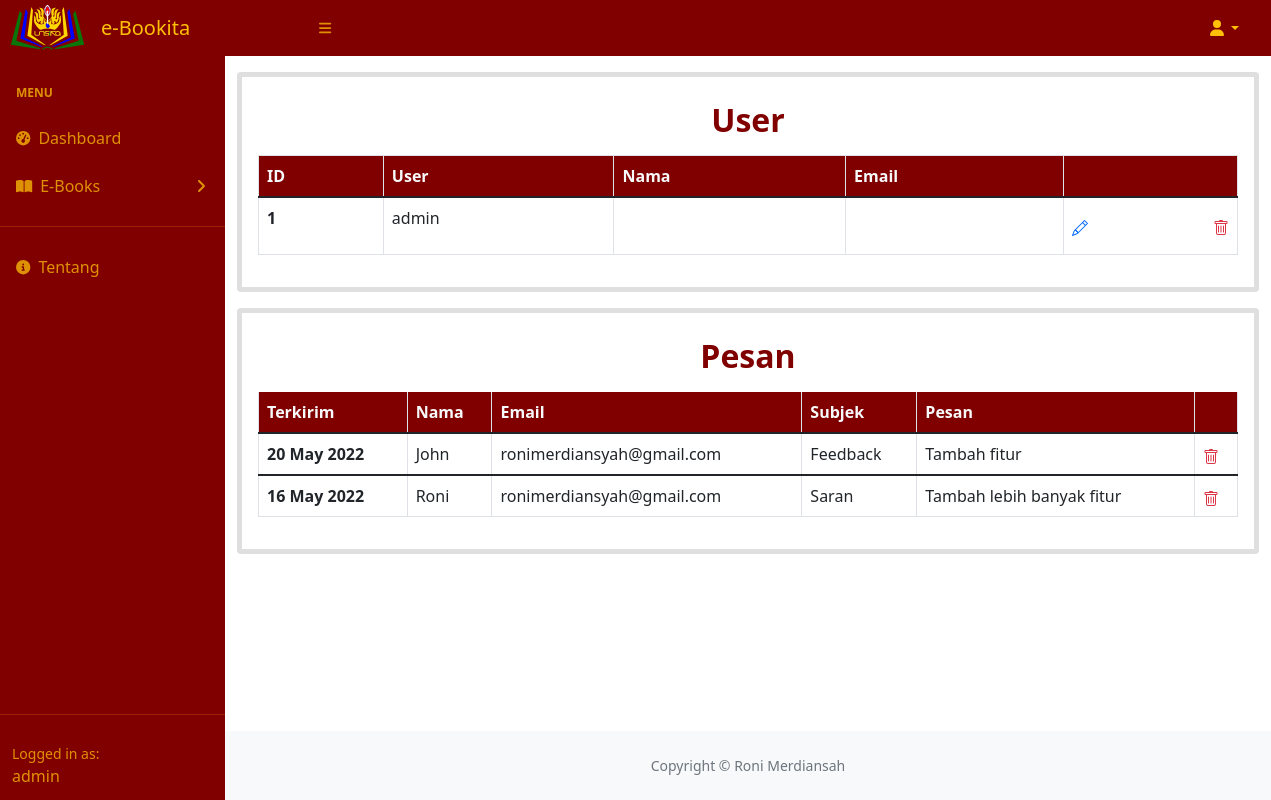
Screenshot of /manage.php (signed in) with the database file from the repository.
### tables this page shows
CREATE TABLE `user` (
  `id` int(11) NOT NULL,
  `username` varchar(20) NOT NULL,
  `password` varchar(50) NOT NULL,
  `nama` varchar(200) NOT NULL,
  `email` varchar(255) NOT NULL
);

CREATE TABLE `pesan` (
  `kd` int(11) NOT NULL,
  `waktu` varchar(255) NOT NULL,
  `nama` varchar(255) NOT NULL,
  `email` varchar(255) NOT NULL,
  `subjek` varchar(255) NOT NULL,
  `pesan` varchar(255) NOT NULL
);

### manage.php (the view, shortened to what this page needs)
<?php
include 'koneksi.php';
?>
<!DOCTYPE html>
<html lang="en">
<head>
    <link href="https://cdn.jsdelivr.net/npm/simple-datatables@latest/dist/style.css" rel="stylesheet" />
    <link rel="stylesheet" href="sidebar.css">
    <link href="https://unpkg.com/aos@2.3.1/dist/aos.css" rel="stylesheet">
    <link href="https://cdn.jsdelivr.net/npm/bootstrap@5.1.0/dist/css/bootstrap.min.css" rel="stylesheet"
>
    <link rel="stylesheet" href="css/styles.css">
</head>
<body class="sb-nav-fixed">
    <nav data-aos="fade-down" data-aos-duration="1000" class="sb-topnav navbar navbar-expand"
        style="background-color: #800000;">
        <a href="dashboard.php"><img style="margin-left: 10px;" href="dashboard.php" width="75" height="75"
                src="Logo.png" alt="Perpustakaan Online Unsika"></a>
        <a class="navbar-brand ps-3 text-warning" href="dashboard.php">e-Bookita</a>
        <button class="btn btn-link btn-sm order-1 order-lg-0 me-4 me-lg-0 text-warning text-opacity-75"
            id="sidebarToggle" href="#!"><i class="fas fa-bars shover"></i></button>
        <ul class="navbar-nav ms-auto ms-md-0 me-3 me-lg-4">
            <li class="nav-item dropdown">
                <a class="nav-link dropdown-toggle text-warning" id="navbarDropdown" href="#" role="button"
                    data-bs-toggle="dropdown" aria-expanded="false"><i class="fas fa-user fa-fw text-warning"></i></a>
            </li>
        </ul>
    </nav>
    <div id="layoutSidenav">
        <div id="layoutSidenav_nav">
            <nav data-aos="fade-right" data-aos-duration="1000"
                class="sb-sidenav accordion text-warning text-opacity-75" id="sidenavAccordion"
                style="background-color: #800000;">
                <div class="sb-sidenav-menu">
                    <div class="nav">
                        <div class="sb-sidenav-menu-heading">Menu</div>
                        <a class="nav-link text-warning text-opacity-75" href="dashboard.php">
                            <div class="sb-nav-link-icon"><i class="fas fa-tachometer-alt"></i></div>
                            <div class="shover">Dashboard</div>
                        </a>
                        <a class="nav-link collapsed text-warning text-opacity-75" href="ebook.php"
                            data-bs-toggle="collapse" data-bs-target="#collapseLayouts" aria-expanded="false"
                            aria-controls="collapseLayouts">
                            <div class="sb-nav-link-icon"><i class="fas fa-book-open"></i></div>
                            <div class="shover">E-Books</div>
                            <div class="sb-sidenav-collapse-arrow"><i class="fas fa-angle-down"></i></div>
                        </a>
                    </div>
                    <hr class="sidebar-divider">
                    <div class="nav">
                        <a class="nav-link text-warning text-opacity-75" href="tentang.php">
                            <div class="sb-nav-link-icon"><i class="fas fa-info-circle"></i></div>
                            <div class="shover">Tentang</div>
                        </a>
                    </div>
                </div>
                <hr class="sidebar-divider">
                <div class="sb-sidenav-footer">
                    <div class="small">Logged in as:</div>
                    <?php echo $_SESSION['username'] ?></td>
                </div>
            </nav>
        </div>
        <div id="layoutSidenav_content">
            <div data-aos="zoom-out" data-aos-duration="1000" class="container">
                <div class="card mt-3 border-5 pt-2 active pb-0 3" height="600">
                    <div class="card-body ">
                        <div class="col-12 ">
                            <h2 class="card-title text-center mb-3" style="color:#800000"><b>User</b>
                            </h2>
                        </div>
                        <div class="table-responsive">
                            <table class="table table-bordered">
                                <thead>
                                    <tr class="text-light" style="background-color:#800000">
                                        <th scope="col">ID</th>
                                        <th scope="col">User</th>
                                        <th scope="col">Nama</th>
                                        <th scope="col">Email</th>
                                        <th></th>
                                    </tr>
                                </thead>
                                <?php
                                $query = mysqli_query($connect,"SELECT * FROM user ORDER BY id DESC");
                                while($data = mysqli_fetch_array($query))
                                { ?>
                                <tbody>
                                    <tr>
                                        <th scope="row"><?php echo $data['id'];?></th>
                                        <td scope="row"><?php echo $data['username'];?></td>
                                        <td scope="row"><?php echo $data['nama'];?></td>
                                        <td scope="row"><?php echo $data['email'];?></td>
                                        <td scope="row">
                                            <nav class="navbar">
                                                <a href="edit_admin.php?id=<?php echo $data['id'];?>.php"></a>
                                                <a onclick="return confirm('Anda yakin ingin menghapus file?');"
                                                    href="hapus_profil_admin.php?id=<?php echo $data['id'];?>"></a>
                                            </nav>
                                        </td>
                                    </tr>
                                </tbody>
                                <?php
                            }
                            ?>
                            </table>
                        </div>
                    </div>
                </div>
            </div>
            <div data-aos="zoom-out" data-aos-duration="1000" class="container">
                <div class="card mt-3 border-5 pt-2 active pb-0 3" height="600">
                    <div class="card-body ">
                        <div class="col-12 ">
                            <h2 class="card-title text-center mb-3" style="color:#800000"><b>Pesan</b>
                            </h2>
                            <div class="table-responsive">
                                <table class="table table-bordered">
                                    <thead>
                                        <tr class="text-light" style="background-color:#800000">
                                            <th scope="col">Terkirim</th>
                                            <th scope="col">Nama</th>
                                            <th scope="col">Email</th>
                                            <th scope="col">Subjek</th>
                                            <th scope="col">Pesan</th>
                                            <th></th>
                                        </tr>
                                    </thead>
                                    <?php
                                $query = mysqli_query($connect,"SELECT * FROM pesan ORDER BY kd DESC");
                                while($data = mysqli_fetch_array($query))
                                { ?>
                                    <tbody>
                                        <tr>
                                            <th scope="row"><?php echo $data['waktu'];?></th>
                                            <td scope="row"><?php echo $data['nama'];?></td>
                                            <td scope="row"><?php echo $data['email'];?></td>
                                            <td scope="row"><?php echo $data['subjek'];?></td>
                                            <td scope="row"><?php echo $data['pesan'];?></td>
                                            <td scope="row">
                                                <a onclick="return confirm('Anda yakin ingin menghapus file?');"
                                                    href="hapus_pesan.php?kd=<?php echo $data['kd'];?>"></a>
                                            </td>
                                        </tr>
                                    </tbody>
                                    <?php
                            }
                            ?>
                                </table>
                            </div>
                        </div>
                    </div>
                </div>
            </div>
            <footer class="py-4 bg-light mt-auto">
                <div class="container-fluid px-4">
                    <div class="d-flex align-items-center justify-content-center small">
                        <div class="text-muted">Copyright &copy; Roni Merdiansah</div>
                    </div>
                </div>
            </footer>
        </div>
    </div>
</body>
</html>

### rows the page displays
user: id "1", username "admin"
pesan: waktu "20 May 2022", nama "John", email "ronimerdiansyah@gmail.com", subjek "Feedback", pesan "Tambah fitur"
pesan: waktu "16 May 2022", nama "Roni", email "ronimerdiansyah@gmail.com", subjek "Saran", pesan "Tambah lebih banyak fitur"

### other values shown
$_SESSION['username'] "admin"
